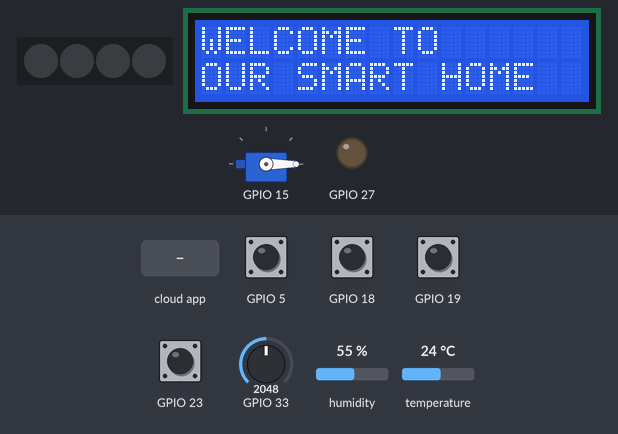
A program run on a simulated ESP32. Parts: servo, 4 RGB LEDs in strip order, left to right, 16×2 character LCD, output pins drawn as LEDs (lit = HIGH). The test bench sets the inputs (shaded band); at power-on: GPIO 5, GPIO 18, GPIO 19, GPIO 23 HIGH, GPIO 33 = 2048, humidity 55 %, temperature 24 °C. WiFi joins after 1.5 s; servers stay silent unless stated; the local clock reads 2024-03-15 10:24:30 at power-on unless the program sets it; no MQTT or app messages arrive unless stated; what the program prints to the serial monitor is not drawn.

Above: at 2.7 s.
2.8 s: the phone or cloud app sets DADN_Door to 1
At 4.1 s:
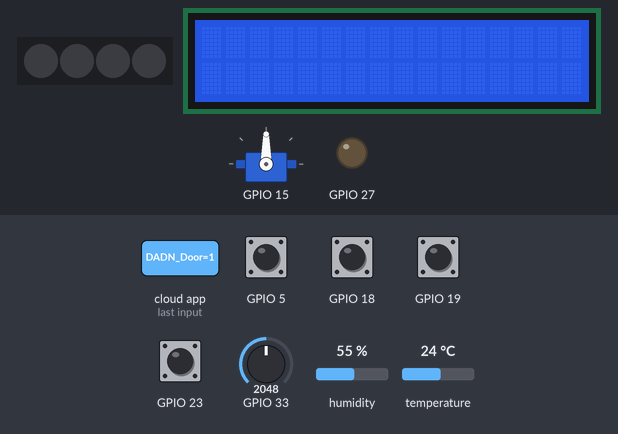
13.7 s: GPIO 5 pulled LOW for 0.15 s
At 15.2 s:
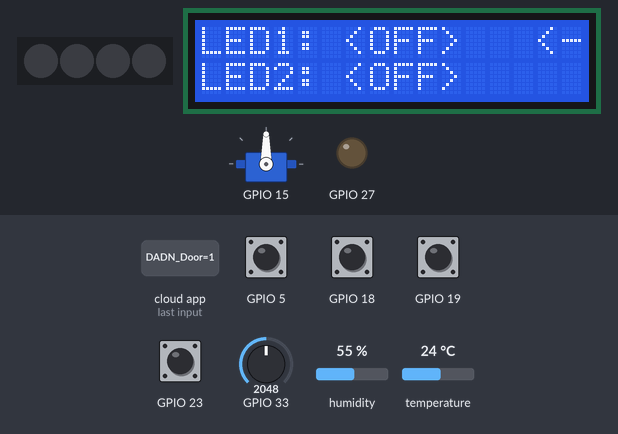
15.5 s: the phone or cloud app sets DADN_LED_1 to 1
At 16.2 s:
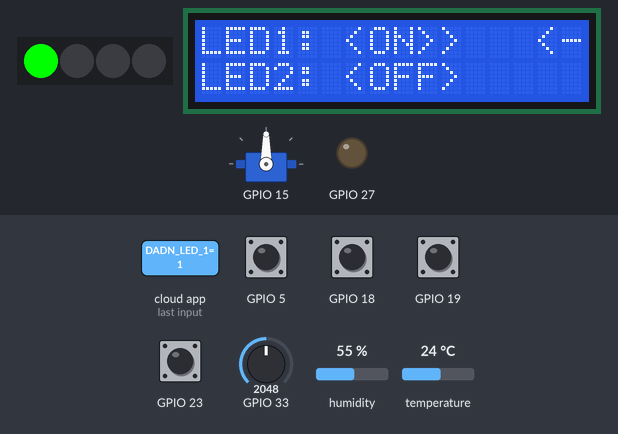
17.1 s: the phone or cloud app sets DADN_LED_2 to 1
At 17.6 s:
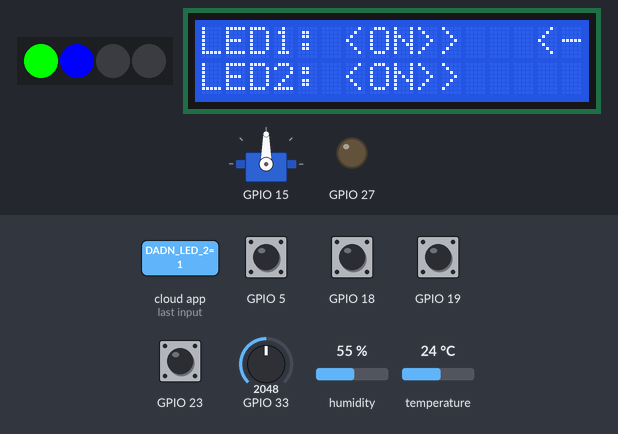
31.1 s: the phone or cloud app sets DADN_LED_1 to 0
At 32.2 s:
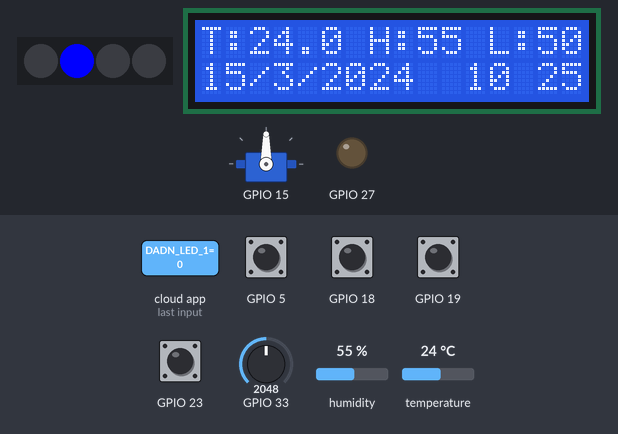
32.6 s: the phone or cloud app sets DADN_Door to 0
At 34.1 s:
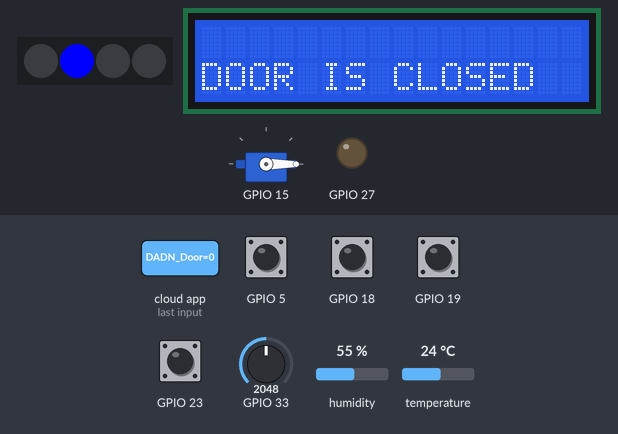
Timing chart, 0 to 35.6 s (numbered marks = the images above; inputs shaded):
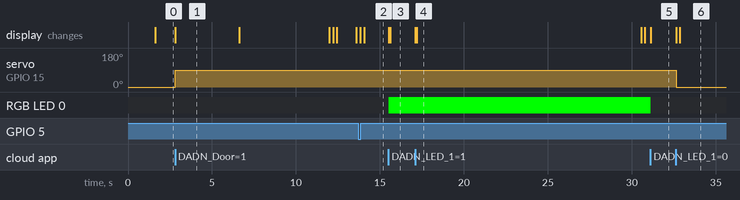

Measured:
- after the input at 2.8 s, servo on GPIO 15: 0° → 90° at once; the display: changes at once (image 1)
- after the input at 13.7 s, the display: first changes after 0.13 s (image 2 shows a later state)
- after the input at 15.5 s, RGB LED 0: off → RGB(0, 255, 0) at once
- after the input at 31.1 s, RGB LED 0: RGB(0, 255, 0) → off at once
- after the input at 32.6 s, servo on GPIO 15: 90° → 0° at once; the display: first changes at once (image 6 shows a later state)
- what the display in image 1 shows lasts 3.8 s, from 2.8 s to 6.6 s
- what the display in image 4 shows lasts 13.3 s, from 17.2 s to 30.5 s

The program:

main.cpp
```cpp
#include <Arduino.h>
#include "global.h"
#include "backgroundTask.h"


/************ Global State (you don't need to change this!) ******************/

// Create an ESP8266 WiFiClient class to connect to the MQTT server.
WiFiClient client;
// or... use WiFiClientSecure for SSL
//WiFiClientSecure client;

// Setup the MQTT client class by passing in the WiFi client and MQTT server and login details.
Adafruit_MQTT_Client mqtt(&client, AIO_SERVER, AIO_SERVERPORT, AIO_USERNAME, AIO_KEY);

/****************************** Feeds ***************************************/

// Setup feeds called 'temp' & 'hum' for publishing.
// Notice MQTT paths for AIO follow the form: <username>/feeds/<feedname>
// feedname should be the same as set in dashboard for temp and hum gauges
Adafruit_MQTT_Publish temp = Adafruit_MQTT_Publish(&mqtt, AIO_USERNAME "/feeds/DADN_Temp");  // Puslish temperature feed
Adafruit_MQTT_Publish hum = Adafruit_MQTT_Publish(&mqtt, AIO_USERNAME "/feeds/DADN_Humi"); // Publish humidity feed
Adafruit_MQTT_Publish light = Adafruit_MQTT_Publish(&mqtt, AIO_USERNAME "/feeds/DADN_Light");  // Puslish temperature feed
Adafruit_MQTT_Publish led1 = Adafruit_MQTT_Publish(&mqtt, AIO_USERNAME "/feeds/DADN_LED_1");  // Puslish led1 feed
Adafruit_MQTT_Publish led2 = Adafruit_MQTT_Publish(&mqtt, AIO_USERNAME "/feeds/DADN_LED_2");  // Puslish led2 feed
Adafruit_MQTT_Publish led3 = Adafruit_MQTT_Publish(&mqtt, AIO_USERNAME "/feeds/DADN_LED_3");  // Puslish led3 feed
Adafruit_MQTT_Publish led4 = Adafruit_MQTT_Publish(&mqtt, AIO_USERNAME "/feeds/DADN_LED_4");  // Puslish led4 feed
Adafruit_MQTT_Publish door = Adafruit_MQTT_Publish(&mqtt, AIO_USERNAME "/feeds/DADN_Door");  // Puslish door feed
Adafruit_MQTT_Publish fan = Adafruit_MQTT_Publish(&mqtt, AIO_USERNAME "/feeds/dadn-fan-1");  // Puslish fan feed

// Setup a feed called 'onoff' for controlling LED.
Adafruit_MQTT_Subscribe onoffled1 = Adafruit_MQTT_Subscribe(&mqtt, AIO_USERNAME "/feeds/DADN_LED_1");
Adafruit_MQTT_Subscribe onoffled2 = Adafruit_MQTT_Subscribe(&mqtt, AIO_USERNAME "/feeds/DADN_LED_2");
Adafruit_MQTT_Subscribe onoffled3 = Adafruit_MQTT_Subscribe(&mqtt, AIO_USERNAME "/feeds/DADN_LED_3");
Adafruit_MQTT_Subscribe onoffled4 = Adafruit_MQTT_Subscribe(&mqtt, AIO_USERNAME "/feeds/DADN_LED_4");
Adafruit_MQTT_Subscribe onoffdoor = Adafruit_MQTT_Subscribe(&mqtt, AIO_USERNAME "/feeds/DADN_Door");
Adafruit_MQTT_Subscribe controll_fan = Adafruit_MQTT_Subscribe(&mqtt, AIO_USERNAME "/feeds/dadn-fan-1");

void MQTT_connect();

void setup() {
  Serial.begin(115200);
  Wire1.begin(SDA, SCL);
  delay(10);
  pinMode(door_PIN, OUTPUT);

  Serial.println(F("Adafruit MQTT demo"));

  // Connect to WiFi access point.
  Serial.println(); Serial.println();
  Serial.print("Connecting to ");
  Serial.println(WLAN_SSID);

  WiFi.begin(WLAN_SSID, WLAN_PASS);
  while (WiFi.status() != WL_CONNECTED) {
    delay(500);
    Serial.print(".");
  }
  Serial.println();

  Serial.println("WiFi connected");
  Serial.println("IP address: "); Serial.println(WiFi.localIP());

  // Setup MQTT subscription for onoff feed.
  mqtt.subscribe(&onoffled1);
  mqtt.subscribe(&onoffled2);
  mqtt.subscribe(&onoffled3);
  mqtt.subscribe(&onoffled4);
  mqtt.subscribe(&onoffdoor);
  mqtt.subscribe(&controll_fan);


 configTime( 7 * 3600, 0, "pool.ntp.org");

  struct tm timeinfo;
  if (getLocalTime(&timeinfo)) {
    global_year = timeinfo.tm_year + 1900;
    global_month = timeinfo.tm_mon + 1;
    global_day = timeinfo.tm_mday;
    global_hour = timeinfo.tm_hour;
    global_minute = timeinfo.tm_min;
    global_second = timeinfo.tm_sec;

    Serial.printf("Đã đồng bộ thời gian: %02d:%02d - %02d/%02d/%04d\n",
                  global_hour, global_minute, global_day, global_month, global_year);
  } else {
    Serial.println("Không lấy được thời gian từ NTP.");
  }


  setupBackgroundTask();
}

void loop() {
  // Ensure the connection to the MQTT server is alive (this will make the first
  // connection and automatically reconnect when disconnected).  See the MQTT_connect
  // function definition further below.
  MQTT_connect();
  // this is our 'wait for incoming subscription packets' busy subloop
  // try to spend your time here
  Adafruit_MQTT_Subscribe *subscription;
  // Wait 2000 milliseconds, while we wait for data from subscription feed. After this wait, next code will be executed
  while ((subscription = mqtt.readSubscription(2000))) {
    if (subscription == &onoffled1) {
      #if SERIAL_PRINT_DATA == 0
        char *value = (char *)onoffled1.lastread;
      #else
        Serial.print(F("Got: "));
        char *value = (char *)onoffled1.lastread;
        Serial.println((char *)onoffled1.lastread);
        Serial.print(F("Received: ")); // Display the value received from dashboard
        Serial.println(value);
      #endif

      // Apply message to OnOff
      String message = String(value);
      Serial.println(message);
      message.trim();
      if (message == "1") {
        global_led1_state = 1;
       LED_Tasks(global_led1_state, 0);
        Serial.println("LED 1 ON");
      }
      else {
         global_led1_state = 0;
       LED_Tasks(global_led1_state, 0);
        Serial.println("LED 1 OFF");
      }
    }

    if (subscription == &onoffled2) {
    #if SERIAL_PRINT_DATA == 0
      char *value = (char *)onoffled2.lastread;
    #else
      Serial.print(F("Got: "));
      char *value = (char *)onoffled2.lastread;
      Serial.println((char *)onoffled2.lastread);
      Serial.print(F("Received: ")); // Display the value received from dashboard
      Serial.println(value);
    #endif

    // Apply message to OnOff
    String message = String(value);
    Serial.println(message);
    message.trim();
    if (message == "1") {
       global_led2_state = 1;
       LED_Tasks(global_led2_state, 1);
       Serial.println("LED 1 ON");
    }
    else {
       global_led2_state = 0;
       LED_Tasks(global_led2_state, 1);
       Serial.println("LED 1 OFF");
    }
  }

    if (subscription == &onoffled3) {
    #if SERIAL_PRINT_DATA == 0
      char *value = (char *)onoffled3.lastread;
    #else
      Serial.print(F("Got: "));
      char *value = (char *)onoffled3.lastread;
      Serial.println((char *)onoffled3.lastread);
      Serial.print(F("Received: ")); // Display the value received from dashboard
      Serial.println(value);
    #endif

    // Apply message to OnOff
    String message = String(value);
    Serial.println(message);
    message.trim();
    if (message == "1") {
       global_led3_state = 1;
       LED_Tasks(global_led3_state, 2);
    }
    else {
       global_led3_state = 0;
       LED_Tasks(global_led3_state, 2);
    }
  }

    if (subscription == &onoffled4) {
      #if SERIAL_PRINT_DATA == 0
        char *value = (char *)onoffled4.lastread;
      #else
        Serial.print(F("Got: "));
        char *value = (char *)onoffled4.lastread;
        Serial.println((char *)onoffled4.lastread);
        Serial.print(F("Received: ")); // Display the value received from dashboard
        Serial.println(value);
      #endif

      // Apply message to OnOff
      String message = String(value);
      Serial.println(message);
      message.trim();
      if (message == "1") {
         global_led4_state = 1;
        LED_Tasks(global_led4_state, 3);
        Serial.println("LED 4 ON");
      }
      else {
         global_led4_state = 0;
        LED_Tasks(global_led4_state, 3);
        Serial.println("LED 4 OFF");
      }
    }

    if (subscription == &onoffdoor) {
      #if SERIAL_PRINT_DATA == 0
        char *value = (char *)onoffdoor.lastread;
      #else
        Serial.print(F("Got: "));
        char *value = (char *)onoffdoor.lastread;
        Serial.println((char *)onoffdoor.lastread);
        Serial.print(F("Received: ")); // Display the value received from dashboard
        Serial.println(value);
      #endif

      // Apply message to OnOff
      String message = String(value);
      Serial.println(message);
      message.trim();
      if(message == String(global_door_state)){
        return;
      }
      else{
        if (message == "1") {
          Door_Tasks(1);
          global_door_state = 1;
          Serial.println("DOOR OPENED");
        }
        else{
          Door_Tasks(0);
          global_door_state =0;
          Serial.println("DOOR CLOSED");
        }
      }
    }

    if (subscription == &controll_fan) {
    #if SERIAL_PRINT_DATA == 0
      char *value = (char *)controll_fan.lastread;
    #else
      Serial.print(F("Got: "));
      char *value = (char *)controll_fan.lastread;
      Serial.println((char *)controll_fan.lastread);
      Serial.print(F("Received: ")); // Display the value received from dashboard
      Serial.println(value);
    #endif

    String message = String(value);
    Serial.println(message);
    message.trim();
    global_fan_state = message.toInt();
    if (global_fan_state > 0) {
      Fan_Tasks(global_fan_state);
      Serial.println("Fan speed: " + String(global_fan_state));
    }
    else {
      Fan_Tasks(0);
      Serial.println("Fan OFF");
    }
  }

  }
  // Check if 20 seconds have passed since the last sensor read

  // ping the server to keep the mqtt connection alive
  // NOT required if you are publishing once every KEEPALIVE seconds
  /*
    if(! mqtt.ping()) {
    mqtt.disconnect();
    }
  */
}

// Function to connect and reconnect as necessary to the MQTT server.
// Should be called in the loop function and it will take care if connecting.
void MQTT_connect() {
  int8_t ret;

  // Stop if already connected.
  if (mqtt.connected()) {
    return;
  }

  Serial.print("Connecting to MQTT... ");

  uint8_t retries = 3;
  while ((ret = mqtt.connect()) != 0) { // connect will return 0 for connected
    Serial.println(mqtt.connectErrorString(ret));
    Serial.println("Retrying MQTT connection in 5 seconds...");
    mqtt.disconnect();
    delay(5000);  // wait 5 seconds
    retries--;
    if (retries == 0) {
      // basically die and wait for WDT to reset me
      while (1);
    }
  }
  Serial.println("MQTT Connected!");
}
```
